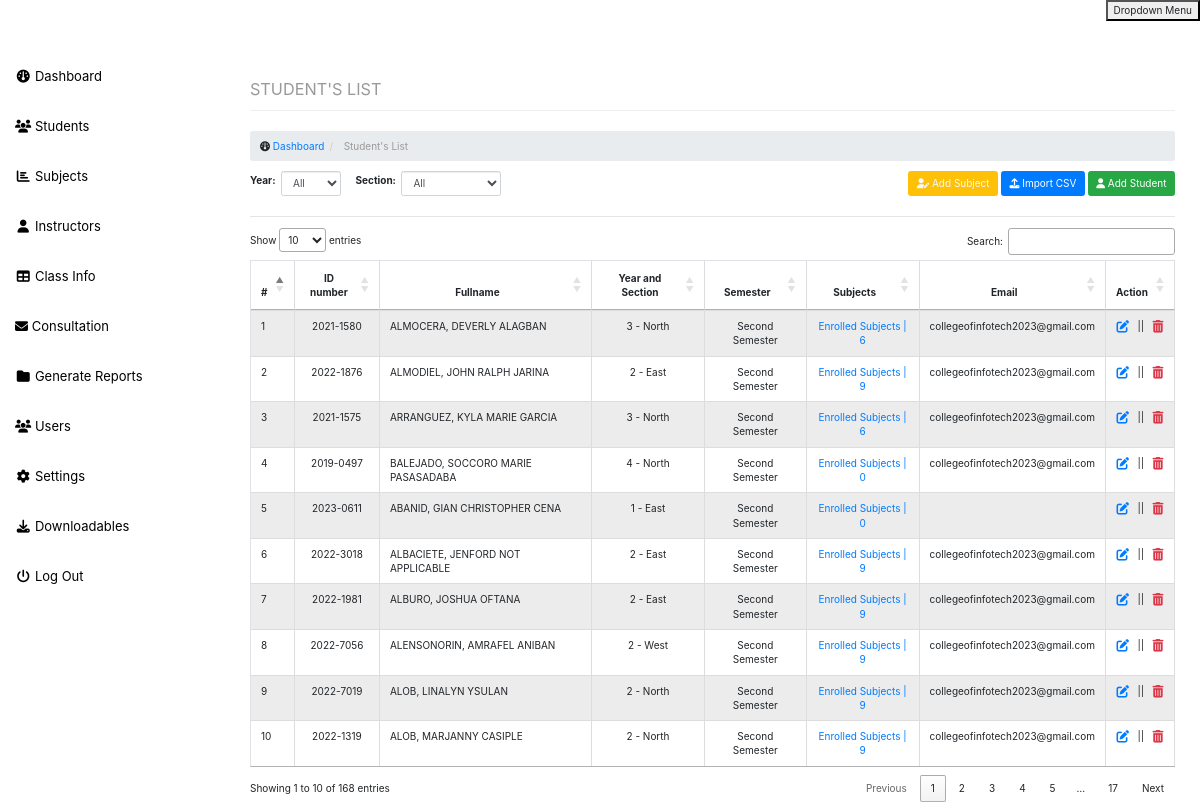
/admin/studentlist.php (signed in), run on the app's committed database.
### tables this page shows
CREATE TABLE `student` (
  `id` int(11) NOT NULL,
  `studid` varchar(50) NOT NULL,
  `fname` varchar(100) NOT NULL,
  `lname` varchar(100) NOT NULL,
  `mname` varchar(50) NOT NULL,
  `email` varchar(255) DEFAULT NULL,
  `course` int(11) DEFAULT NULL,
  `year` varchar(50) NOT NULL,
  `section` varchar(50) NOT NULL,
  `semester` varchar(50) NOT NULL,
  `ay` varchar(100) NOT NULL
);

### DatabaseService.php (called while the page is built, shortened)
<?php
class DatabaseService
{
    protected $connection;
    public function __construct()
    {
        $servername = "127.0.0.1";
        $username = "u510162695_infotechMCC";
        $password = "infotechMCC2023";
        $dbname = "u510162695_infotechMCC";
        $this->connection = new PDO("mysql:host=$servername;dbname=$dbname", $username, $password);
        $this->connection->setAttribute(PDO::ATTR_ERRMODE, PDO::ERRMODE_EXCEPTION);
    }
    public function fetchRow($query)
    {
        $statement = $this->connection->prepare($query);
        $statement->execute();
        return $statement->fetch();
    }
}

### admin/data/student_model.php (called while the page is built, shortened)
<?php
    class Datastudent {
        private $connection;
        function __construct($connection) {
            $this->connection = $connection;
        }
        function getstudent($search, $year = null, $section = null, $academic_year = null, $semester = null)
        {
            $query = "SELECT * FROM student";
            $queryParams = array();
            $hasConditions = false;
            if (!empty($academic_year) && !empty($semester)) {
                $query .= $hasConditions ? " AND ay = :academic_year AND semester = :semester" : " WHERE ay = :academic_year AND semester = :semester";
                $queryParams[':academic_year'] = $academic_year;
                $queryParams[':semester'] = $semester;
            }
            $query .= " ORDER BY lname, fname, studid ASC";
            $pdo_statement = $this->connection->prepare($query);
            foreach ($queryParams as $param => $value) {
                $pdo_statement->bindValue($param, $value);
            }
            $pdo_statement->execute();
            $students = $pdo_statement->fetchAll(PDO::FETCH_ASSOC);
            return $students;
        }
    }

### admin/studentlist.php (the view, shortened to what this page needs)
<?php
include('include/header.php');
include('include/sidebar.php');
include('../database.php');
include('data/student_model.php');
$studentModel = new Datastudent($connection);
include '../DatabaseService.php';
$dbService = new DatabaseService;
$activeAcademicYear = $dbService->fetchRow("SELECT * FROM ay WHERE display = 1");
if ($activeAcademicYear) {
    $academic_year = $activeAcademicYear['academic_year'];
    $semester = $activeAcademicYear['semester'];
    $academicYearActive = true;
} else {
    $academic_year = null;
    $semester = null;
    $academicYearActive = false;
}
$search = isset($_POST['search']) ? $_POST['search'] : null;
$year = isset($_POST['year']) ? $_POST['year'] : null;
$section = isset($_POST['section']) ? $_POST['section'] : null;
$students = [];
if ($academicYearActive) {
    $students = $studentModel->getstudent($search, $year, $section, $academic_year, $semester);
}
?>
<link rel="stylesheet" href="https://cdn.datatables.net/1.10.25/css/dataTables.bootstrap4.min.css">
<div id="page-wrapper">
    <div class="container-fluid">
        <div class="row">
            <div class="col-lg-12">
                <h1 class="page-header">
                    <small>STUDENT'S LIST</small>
                </h1>
                <ol class="breadcrumb">
                    <li>
                        <i class="fa fa-dashboard"></i> <a href="index.php">Dashboard</a>
                    </li>
                    <li class="active">
                        Student's List
                    </li>
                </ol>
            </div>
        </div>
        <div class="row">
            <div class="col-lg-12">
                <form action="studentlist.php" method="POST">
                    <div class="form-group d-flex align-items-center">
                        <label for="year" class="mr-2">Year:</label>
                        <select name="year" id="year" class="form-control mr-4" style="max-width: 60px;" onchange="this.form.submit()">
                            <option value="">All</option>
                        </select>
                        <label for="section" class="mr-2">Section:</label>
                        <select name="section" id="section" class="form-control mr-4" style="max-width: 100px;" onchange="this.form.submit()">
                            <option value="">All</option>
                        </select>
                        <div class="ml-auto">
                             <a href="updatestudentsubject.php"><button type="button" class="btn btn-warning text-light"><i
                                        class="fa fa-user-edit"></i> Add Subject</button></a>
                            <button type="button" class="btn btn-primary" data-toggle="modal" data-target="#importCSVModal"><i class="fa fa-upload"></i> Import CSV</button>
                            <a href="addstudent.php"><button type="button" class="btn btn-success"><i class="fa fa-user"></i> Add Student</button></a>
                        </div>
                    </div>
                </form>
            </div>
        </div>
        <hr />
        <div class="row">
            <div class="col-lg-12">
            </div>
        </div>
        <div class="row print-container">
            <div class="col-lg-12">
                <div class="table-responsive">
                    <table class="table table-striped table-bordered" id="studentInformation">
                        <thead>
                            <tr>
                                <th>#</th>
                                <th class="text-center">ID number</th>
                                <th class="text-center">Fullname</th>
                                <th class="text-center">Year and Section</th>
                                <th class="text-center">Semester</th>
                                <th class="text-center">Subjects</th>
                                <th class="text-center">Email</th>
                                <th class="text-center">Action</th>
                            </tr>
                        </thead>
                        <tbody>
                            <?php
                            $lastNames = array();
                            foreach ($students as $number => $student) {
                                $lastName = $student['lname'];
                                $lastNames[] = $lastName;
                            }
                            asort($lastNames);
                            ?>
                            <?php
                            $number = 1;
                            foreach ($lastNames as $index => $lastName) : ?>
                                <?php $student = $students[$index];
                                $result = mysql_query("SELECT COUNT(*) AS enrolled_subjects FROM studentsubject WHERE semester='$student[semester]'AND year='$student[year]' AND studid='$student[id]' AND section='$student[section]'  AND SY='$student[ay]'");
                                $d = mysql_fetch_assoc($result);
                                $totalsubs = $d['enrolled_subjects'];
                                ?>
                                <tr>
                                    <td>
                                        <?php echo $number++; ?>
                                    </td>
                                    <td class="text-center">
                                        <?php echo $student['studid']; ?>
                                    </td>
                                    <td>
                                        <?php echo $student['lname']; ?>,
                                        <?php echo $student['fname']; ?>
                                        <?php echo $student['mname']; ?>
                                    </td>
                                    <td class="text-center">
                                        <?php echo $student['year']; ?> -
                                        <?php echo $student['section']; ?>
                                    </td>
                                    <td class="text-center">
                                        <?php echo $student['semester']; ?>
                                    </td>
                                    <td class="text-center">
                                        <a href="viewsubjects.php?type=student&id=<?php echo $student['studid']; ?>">Enrolled
                                            Subjects |
                                            <?php
                                            echo $totalsubs;
                                            ?>
                                        </a>
                                    </td>
                                    <td class="text-center">
                                        <?php echo $student['email']; ?>
                                    </td>
                                    <td class="text-center">
                                        <div style="display: inline-block;">
                                            <a href="edit.php?type=student&id=<?php echo $student['id']; ?>" title="Update">
                                            </a>
                                        </div>
                                        &nbsp; || &nbsp;
                                        <form class="delete-form" method="post" style="display: inline-block;">
                                            <button type="submit" name="deleteStudent" class="delete-button" title="Remove" onclick="return confirm('Are you sure you want to delete this student?');">
                                            </button>
                                        </form>
                                    </td>
                                </tr>
                            <?php endforeach; ?>
                        </tbody>
                    </table>
                </div>
            </div>
        </div>
    </div>
</div>
<?php include('include/footer.php'); ?>

### css/sb-admin.css (style rules this page uses)
body { margin-top: 100px; background-color: rgb(255, 255, 255); }
@media (min-width:768px) { body { margin-top: 50px; } }
#page-wrapper { width: 100%; padding: 0; background-color: #fff; }
@media (min-width:768px) { #page-wrapper { padding: 10px; } }

### admin/studentlist.php (style rules this page uses)
.delete-button { border: none; background: none; padding: 0; color: #f00; cursor: pointer; outline: none; }

### data on the page
student: studid "2021-1580", lname "ALMOCERA", fname "DEVERLY", mname "ALAGBAN", year "3", section "North", semester "Second Semester", totalsubs "6", email "collegeofinfotech2023@gmail.com"
student: studid "2022-1876", lname "ALMODIEL", fname "JOHN RALPH", mname "JARINA", year "2", section "East", semester "Second Semester", totalsubs "9", email "collegeofinfotech2023@gmail.com"
student: studid "2021-1575", lname "ARRANGUEZ", fname "KYLA MARIE", mname "GARCIA", year "3", section "North", semester "Second Semester", totalsubs "6", email "collegeofinfotech2023@gmail.com"
student: studid "2019-0497", lname "BALEJADO", fname "SOCCORO MARIE", mname "PASASADABA", year "4", section "North", semester "Second Semester", totalsubs "0", email "collegeofinfotech2023@gmail.com"
student: studid "2023-0611", lname "ABANID", fname "GIAN CHRISTOPHER", mname "CENA", year "1", section "East", semester "Second Semester", totalsubs "0"
student: studid "2022-3018", lname "ALBACIETE", fname "JENFORD", mname "NOT APPLICABLE", year "2", section "East", semester "Second Semester", totalsubs "9", email "collegeofinfotech2023@gmail.com"
student: studid "2022-1981", lname "ALBURO", fname "JOSHUA", mname "OFTANA", year "2", section "East", semester "Second Semester", totalsubs "9", email "collegeofinfotech2023@gmail.com"
student: studid "2022-7056", lname "ALENSONORIN", fname "AMRAFEL", mname "ANIBAN", year "2", section "West", semester "Second Semester", totalsubs "9", email "collegeofinfotech2023@gmail.com"
student: studid "2022-7019", lname "ALOB", fname "LINALYN", mname "YSULAN", year "2", section "North", semester "Second Semester", totalsubs "9", email "collegeofinfotech2023@gmail.com"
student: studid "2022-1319", lname "ALOB", fname "MARJANNY", mname "CASIPLE", year "2", section "North", semester "Second Semester", totalsubs "9", email "collegeofinfotech2023@gmail.com"
